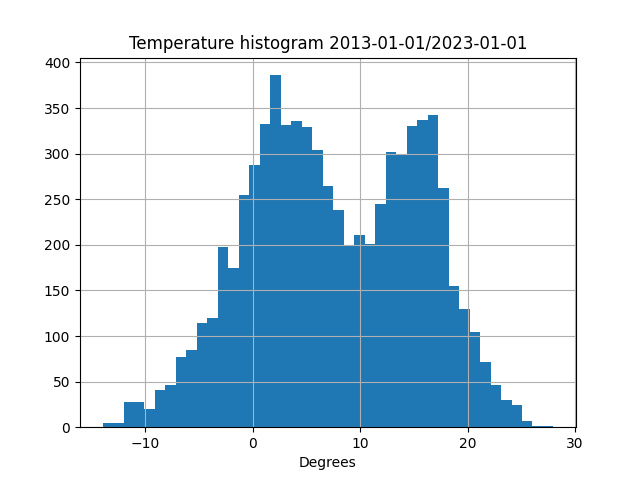

Write the Python code that produced this figure.
#-- Script for plotting temperature histogram over the past 10 years, and computing percentile values. Can be used to decide on bin values for a temperature blanket.

# This script uses the Frost API, and is based on the tutorial from https://frost.met.no/python_example.html. You must create a user at Frost to retrieve the data, as described here: https://frost.met.no/howto.html

#%%
import requests
import pandas as pd
import matplotlib.pyplot as plt
import numpy as np
#%%
# ---------- Insert your own client ID here!!
client_id = '<your client ID>

# Define endpoint and parameters
endpoint = 'https://frost.met.no/observations/v0.jsonld'
parameters = {
    'sources': 'SN18700', #Blindern 
    'elements': 'mean(air_temperature P1D)',
    'referencetime': '2013-01-01/2023-01-01' #-------Insert to and from date!!
}
# Issue an HTTP GET request
r = requests.get(endpoint, parameters, auth=(client_id,''))
# Extract JSON data
json = r.json()

#%%
# Check if the request worked, print out any errors
if r.status_code == 200:
    data = json['data']
    print('Data retrieved from frost.met.no!')
else:
    print('Error! Returned status code %s' % r.status_code)
    print('Message: %s' % json['error']['message'])
    print('Reason: %s' % json['error']['reason'])

#%%
# This will return a Dataframe with all of the observations in a table format
df = pd.DataFrame()
for i in range(len(data)):
    row = pd.DataFrame(data[i]['observations'])
    row['referenceTime'] = data[i]['referenceTime']
    row['sourceId'] = data[i]['sourceId']
    df = df.append(row)

df = df.reset_index()

df.head()

#%% Extract main values
# These additional columns will be kept
columns = ['sourceId','referenceTime','elementId','value','unit','timeOffset']
df2 = df[columns].copy()
df2['referenceTime'] = pd.to_datetime(df2['referenceTime'])

df.head()
df_main= df[df['index']==0]
print("Main sensor data:", df_main)

#%% Plot with one degree bins
temp_mean = df['value'].mean()
temp_min = df['value'].min()
temp_max = df['value'].max()
num_bins = np.ceil(temp_max-temp_min+1).astype(np.uint8)
temp_hist = df.hist(column='value', bins = num_bins)
plt.title('Temperature histogram ' + parameters['referencetime'])
plt.xlabel('Degrees')


#%% Compute percentile values
perc1=df['value'].quantile(0.01)
perc99=df['value'].quantile(0.99)
normal_range = perc99-perc1
print("1 percentile: (lower limit) ", perc1,"99 percentile (upper limit):", perc99)

counts,bins = np.histogram(df['value'],bins=num_bins,range=[perc1,perc99])
num_days = len(df['value'])

counts_precentage = counts/num_days*100
#%% Auto-generated Knitting colour histogram
num_colors = 16
df.hist(column='value', bins = num_colors,color = 'gray',range=[perc1,perc99],grid=False)
plt.title('Binned temperatures ' + parameters['referencetime'])
plt.xlabel('Degrees, 16 bins')
plt.show()
